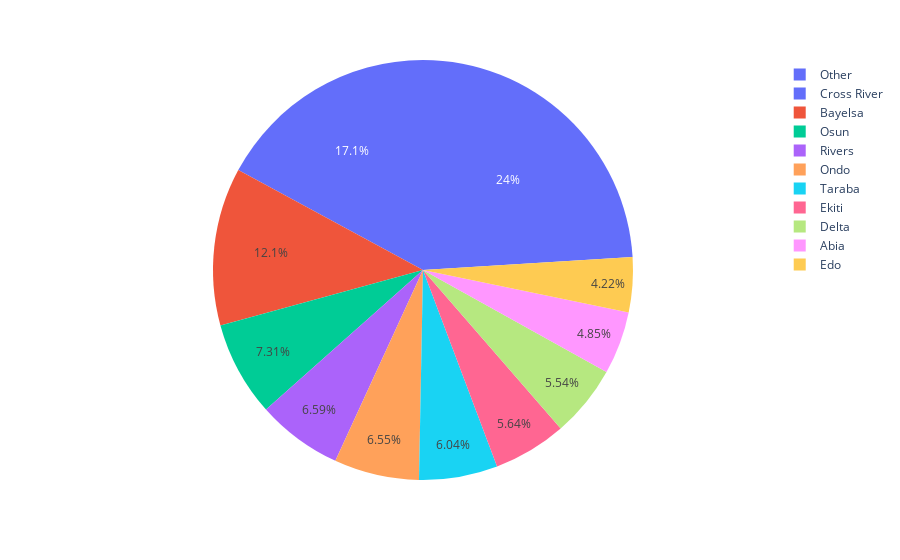

The cell this chart's notebook holds for it:
### Code cell
geemap.pie_chart(nija_fnf, names='ADM1_NAME', values='class1_percent', max_rows=11, color='ADM1_NAME')

### Figure 1 — Plotly figure (JSON) as saved in the notebook; plotly's stock layout.template omitted (floating-point values rounded to 4 significant figures)
{"data": [{"customdata": [["Cross River"], ["Bayelsa"], ["Osun"], ["Rivers"], ["Ondo"], ["Taraba"], ["Ekiti"], ["Delta"], ["Abia"], ["Edo"], ["Other"], ["Other"], ["Other"], ["Other"], ["Other"], ["Other"], ["Other"], ["Other"], ["Other"], ["Other"], ["Other"], ["Other"], ["Other"], ["Other"], ["Other"], ["Other"], ["Other"], ["Other"], ["Other"], ["Other"], ["Other"], ["Other"], ["Other"], ["Other"], ["Other"], ["Other"], ["Other"]], "domain": {"x": [0, 1], "y": [0, 1]}, "hovertemplate": "ADM1_NAME=%{customdata[0]}<br>class1_percent=%{value}<extra></extra>", "labels": ["Cross River", "Bayelsa", "Osun", "Rivers", "Ondo", "Taraba", "Ekiti", "Delta", "Abia", "Edo", "Other", "Other", "Other", "Other", "Other", "Other", "Other", "Other", "Other", "Other", "Other", "Other", "Other", "Other", "Other", "Other", "Other", "Other", "Other", "Other", "Other", "Other", "Other", "Other", "Other", "Other", "Other"], "legendgroup": "", "marker": {"colors": ["#636efa", "#EF553B", "#00cc96", "#ab63fa", "#FFA15A", "#19d3f3", "#FF6692", "#B6E880", "#FF97FF", "#FECB52", "#636efa", "#636efa", "#636efa", "#636efa", "#636efa", "#636efa", "#636efa", "#636efa", "#636efa", "#636efa", "#636efa", "#636efa", "#636efa", "#636efa", "#636efa", "#636efa", "#636efa", "#636efa", "#636efa", "#636efa", "#636efa", "#636efa", "#636efa", "#636efa", "#636efa", "#636efa", "#636efa"]}, "name": "", "showlegend": true, "type": "pie", "values": [49.05, 34.79, 20.96, 18.89, 18.77, 17.32, 16.17, 15.88, 13.89, 12.1, 9.53, 8.07, 7.07, 6.71, 6.37, 5.64, 5.18, 3.21, 2.16, 2.15, 2.05, 2.04, 2, 1.45, 1.44, 1.24, 0.91, 0.73, 0.37, 0.21, 0.18, 0.08, 0.04, 0.01, 0, 0, 0]}], "layout": {"autosize": true, "legend": {"tracegroupgap": 0}, "margin": {"t": 60}}}
